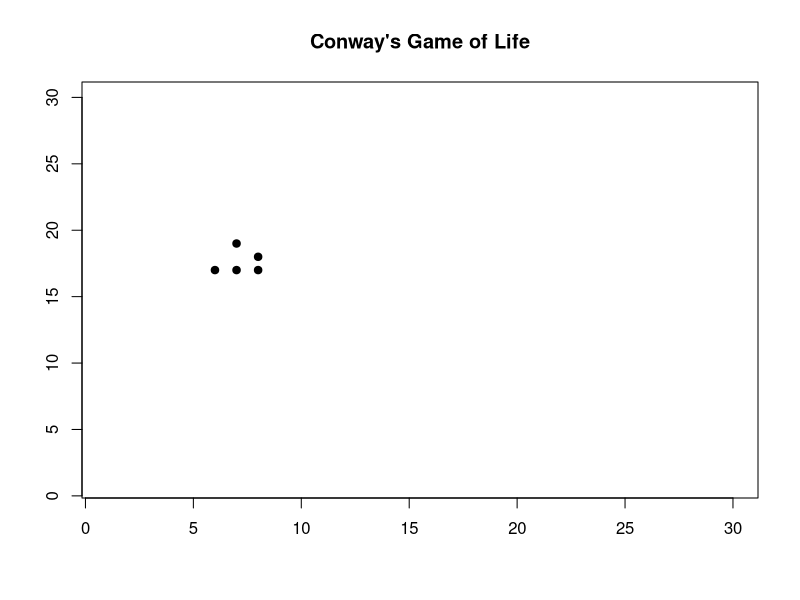
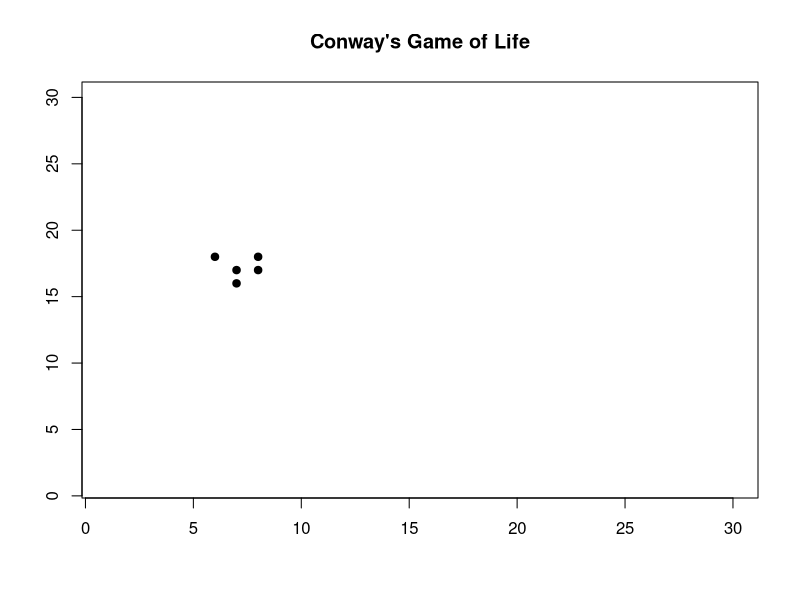
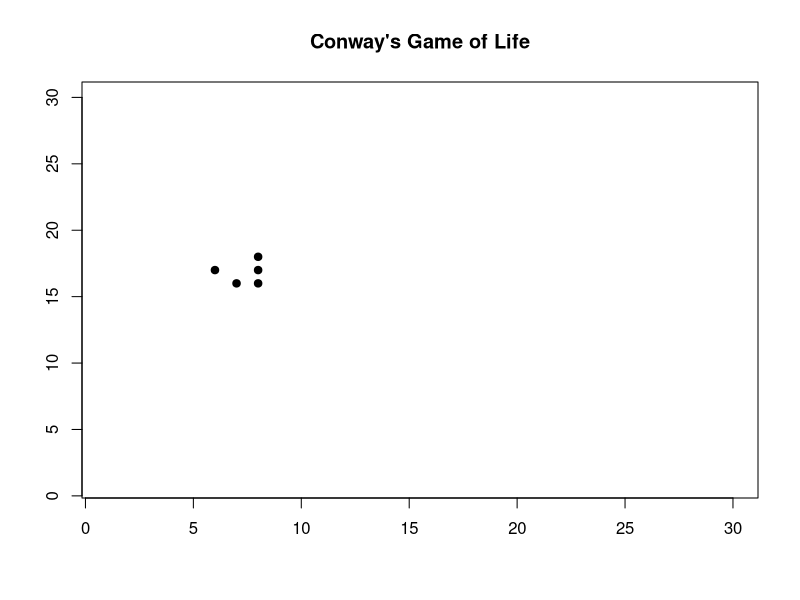
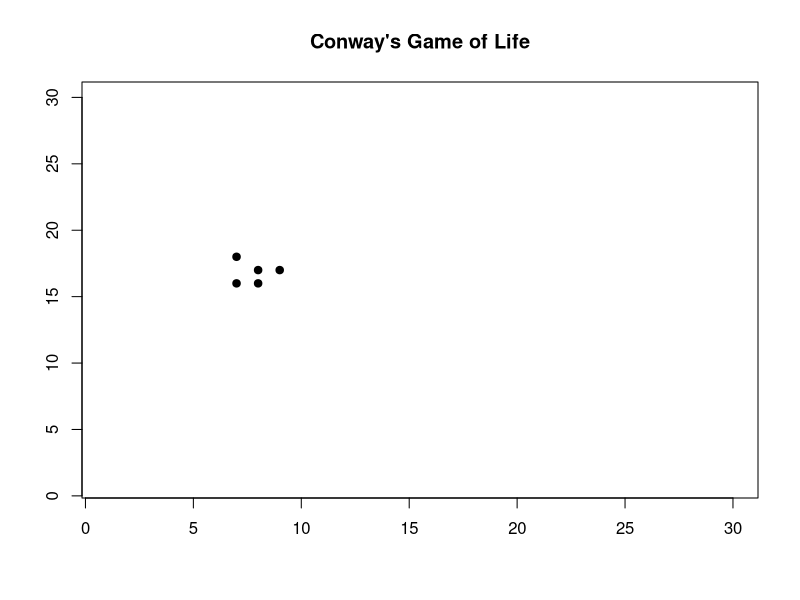
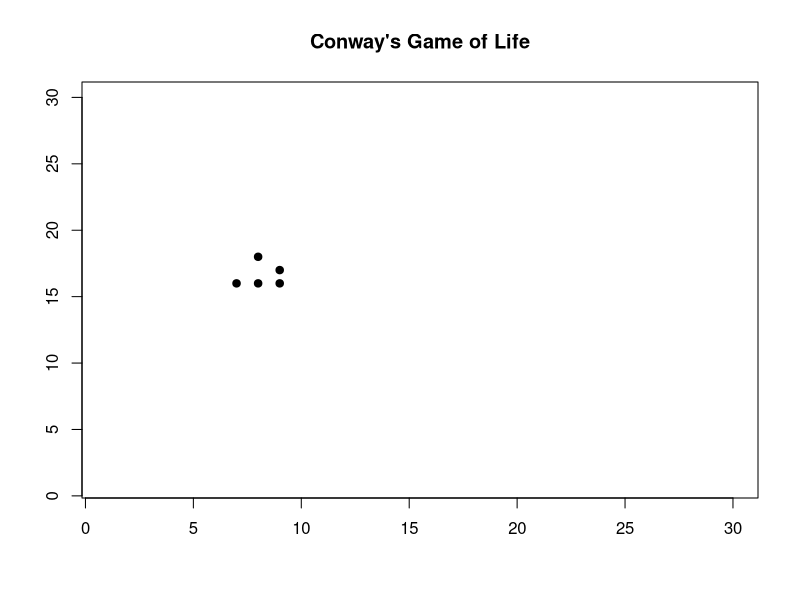
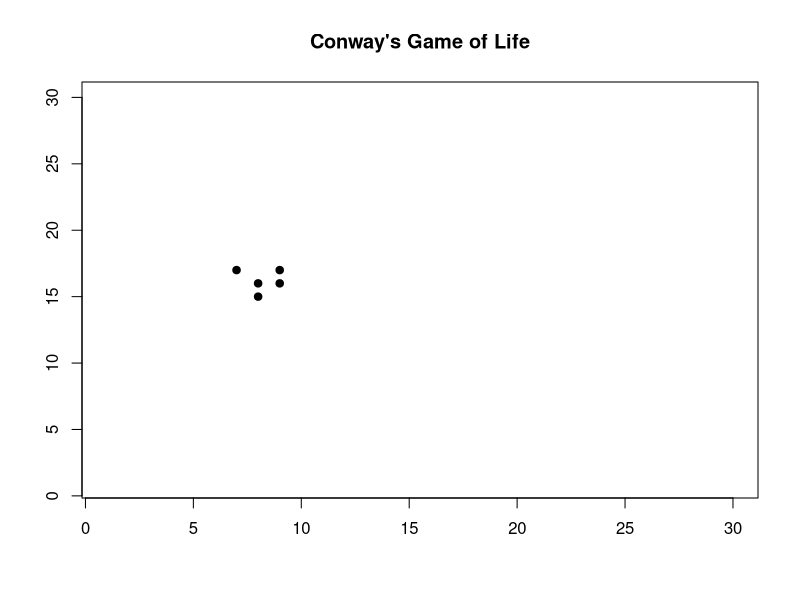
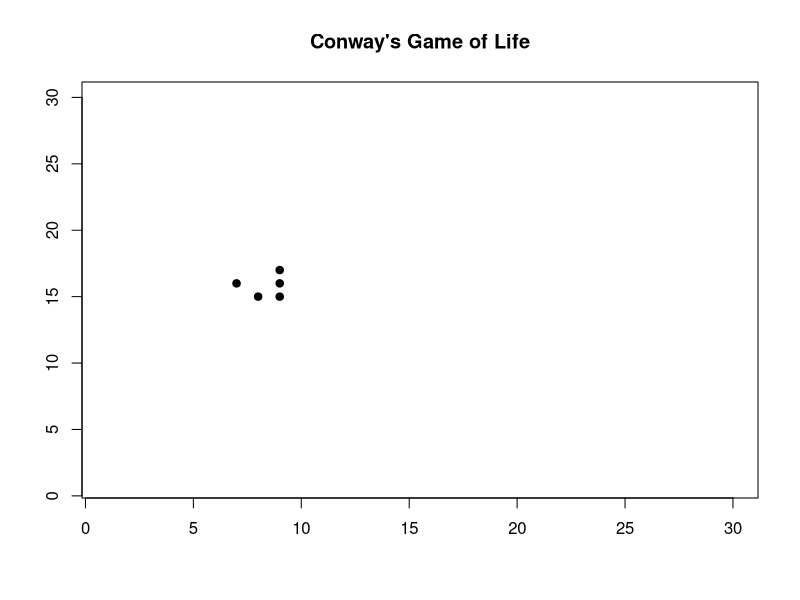
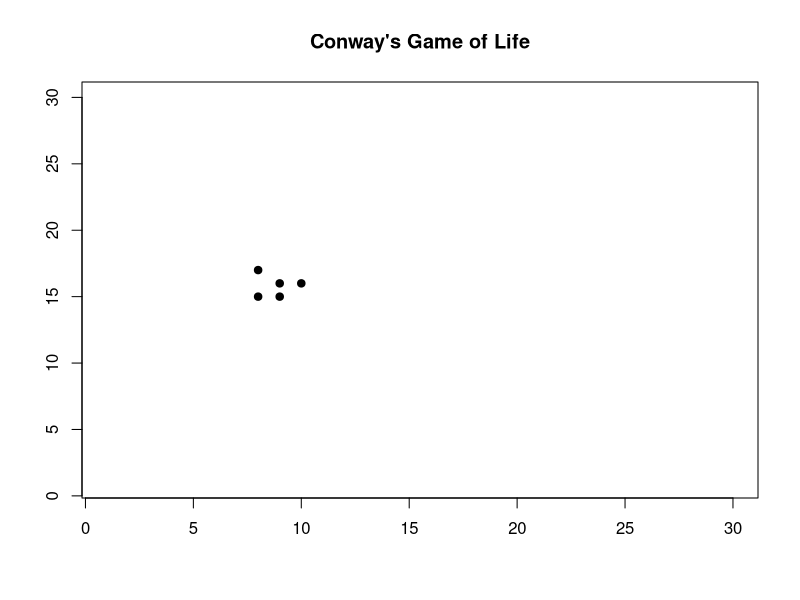

Source code (R) for these figures, in order:

# Conway's Game of Life -- version 1.0
# CPSC 420 -- spring 2016

# Possible states of CA cells.
EMPTY <- 0
POPULATED <- 1

# Dimensions of CA.
height <- 30
width <- 30
num.gen <- 100

# Our system's state.
config <- matrix(
    c(
      0,0,0,0,0,0,0,0,0,0,0,0,0,0,0,0,0,0,0,0,0,0,0,0,0,0,0,0,0,0,
      0,0,0,0,0,0,0,0,0,0,0,0,0,0,0,0,0,0,0,0,0,0,0,0,0,0,0,0,0,0,
      0,0,0,0,0,0,0,0,0,0,0,0,0,0,0,0,0,0,0,0,0,0,0,0,0,0,0,0,0,0,
      0,0,0,0,0,0,0,0,0,0,0,0,0,0,0,0,0,0,0,0,0,0,0,0,0,0,0,0,0,0,
      0,0,0,0,0,0,0,0,0,0,0,0,0,0,0,0,0,0,0,0,0,0,0,0,0,0,0,0,0,0,
      0,0,0,0,0,0,0,0,0,0,0,0,0,0,0,0,0,0,0,0,0,0,0,0,0,0,0,0,0,0,
      0,0,0,0,0,0,0,0,0,0,0,0,0,0,0,0,0,0,0,0,0,0,0,0,0,0,0,0,0,0,
      0,0,0,0,0,0,0,0,0,0,0,0,0,0,0,0,0,0,0,0,0,0,0,0,0,0,0,0,0,0,
      0,0,0,0,0,0,0,0,0,0,0,0,0,0,0,0,0,0,0,0,0,0,0,0,0,0,0,0,0,0,
      0,0,0,0,0,0,0,0,0,0,0,0,0,0,0,0,0,0,0,0,0,0,0,0,0,0,0,0,0,0,
      0,0,0,0,0,0,0,0,0,0,0,0,0,0,0,0,0,0,0,0,0,0,0,0,0,0,0,0,0,0,
      0,0,0,0,0,0,1,0,0,0,0,0,0,0,0,0,0,0,0,0,0,0,0,0,0,0,0,0,0,0,
      0,0,0,0,0,0,0,1,0,0,0,0,0,0,0,0,0,0,0,0,0,0,0,0,0,0,0,0,0,0,
      0,0,0,0,0,1,1,1,0,0,0,0,0,0,0,0,0,0,0,0,0,0,0,0,0,0,0,0,0,0,
      0,0,0,0,0,0,0,0,0,0,0,0,0,0,0,0,0,0,0,0,0,0,0,0,0,0,0,0,0,0,
      0,0,0,0,0,0,0,0,0,0,0,0,0,0,0,0,0,0,0,0,0,0,0,0,0,0,0,0,0,0,
      0,0,0,0,0,0,0,0,0,0,0,0,0,0,0,0,0,0,0,0,0,0,0,0,0,0,0,0,0,0,
      0,0,0,0,0,0,0,0,0,0,0,0,0,0,0,0,0,0,0,0,0,0,0,0,0,0,0,0,0,0,
      0,0,0,0,0,0,0,0,0,0,0,0,0,0,0,0,0,0,0,0,0,0,0,0,0,0,0,0,0,0,
      0,0,0,0,0,0,0,0,0,0,0,0,0,0,0,0,0,0,0,0,0,0,0,0,0,0,0,0,0,0,
      0,0,0,0,0,0,0,0,0,0,0,0,0,0,0,0,0,0,0,0,0,0,0,0,0,0,0,0,0,0,
      0,0,0,0,0,0,0,0,0,0,0,0,0,0,0,0,0,0,0,0,0,0,0,0,0,0,0,0,0,0,
      0,0,0,0,0,0,0,0,0,0,0,0,0,0,0,0,0,0,0,0,0,0,0,0,0,0,0,0,0,0,
      0,0,0,0,0,0,0,0,0,0,0,0,0,0,0,0,0,0,0,0,0,0,0,0,0,0,0,0,0,0,
      0,0,0,0,0,0,0,0,0,0,0,0,0,0,0,0,0,0,0,0,0,0,0,0,0,0,0,0,0,0,
      0,0,0,0,0,0,0,0,0,0,0,0,0,0,0,0,0,0,0,0,0,0,0,0,0,0,0,0,0,0,
      0,0,0,0,0,0,0,0,0,0,0,0,0,0,0,0,0,0,0,0,0,0,0,0,0,0,0,0,0,0,
      0,0,0,0,0,0,0,0,0,0,0,0,0,0,0,0,0,0,0,0,0,0,0,0,0,0,0,0,0,0,
      0,0,0,0,0,0,0,0,0,0,0,0,0,0,0,0,0,0,0,0,0,0,0,0,0,0,0,0,0,0,
      0,0,0,0,0,0,0,0,0,0,0,0,0,0,0,0,0,0,0,0,0,0,0,0,0,0,0,0,0,0
    ), nrow=30, byrow=TRUE)
da.cube <- array(EMPTY,dim=c(height,width,num.gen))
da.cube[,,1] <- config


# Return the number of neighbors that a particular cell has in a specified
# generation. If the cell is on the grid border, do not count its phantom
# cells over the boundary as "neighbors."
num.neighbors <- function(row,col,gen) {
    n <- 0
    # above
    if (row > 1  &&  da.cube[row-1,col,gen] == POPULATED) {  
        n <- n + 1
    }
    # above left
    if (row > 1 && col > 1  && da.cube[row-1,col-1,gen] == POPULATED) {
        n <- n + 1
    }
    # above right
    if (row > 1 && col < width  && da.cube[row-1,col+1,gen] == POPULATED) {
        n <- n + 1
    }
    # left
    if (col > 1  && da.cube[row,col-1,gen] == POPULATED) {
        n <- n + 1
    }
    # right
    if (col < width  && da.cube[row,col+1,gen] == POPULATED) {
        n <- n + 1
    }
    # below 
    if (row < height && da.cube[row+1,col,gen] == POPULATED) {
        n <- n + 1
    }
    # below left
    if (col > 1  && row < height && da.cube[row+1,col-1,gen] == POPULATED) {
        n <- n + 1
    }
    # below right
    if (col < width  && row < height && da.cube[row+1,col+1,gen] == POPULATED) {
        n <- n + 1
    }
    n
}


# Return true only if the cell whose row and column are specified (which
# was presumably populated in the previous generation) should stay
# populated in the current generation.
stay.alive <- function(row,col,prevGen) {
    nn <- num.neighbors(row,col,prevGen)
    if (nn == 2 || nn == 3) {
        return(T)
    } else {
        return(F)
    }
}


# Return true only if the cell whose row and column are specified (which
# was presumably empty in the previous generation) should become populated 
# in the current generation.
spawn <- function(row,col,prevGen) {
    nn <- num.neighbors(row,col,prevGen)
    if (nn == 3) {
        return(T)
    } else {
        return(F)
    }
}


# Return a list of x-coordinates and corresponding y-coordinates for the
# points whose cells in the specific generation are in a certain state
# (default POPULATED).
points.for.grid <- function(gen, value=POPULATED) {
    xcoords <- vector()
    ycoords <- vector()
    for (row in 1:height) {
        for (col in 1:width) {
            if (da.cube[row,col,gen] == value) {
                xcoords <- c(xcoords,col)
                ycoords <- c(ycoords,height-row+1)
            }
        }
    }
    return(list(xcoords,ycoords))
}


# Plot the points for the generation number passed.
plot.gen <- function(gen) {
    Sys.sleep(.4)
    ppg <- points.for.grid(gen)
    plot(ppg[[1]],ppg[[2]],xlim=c(1,width),ylim=c(1,height),pch=19,
        xlab="",ylab="", main="Conway's Game of Life")
}


# Simulate this bad boy.
for (gen in 2:num.gen) {

    # Plot the populated points.
    plot.gen(gen-1)

    for (row in 1:height) {

        for (col in 1:width) {

            # Get the previous value for this row and column.
            prevVal <- da.cube[row,col,gen-1]

            if (prevVal == EMPTY) {
                if (spawn(row,col,gen-1)) {
                    da.cube[row,col,gen] <- POPULATED
                }
            } else if (stay.alive(row,col,gen-1)) {
                    da.cube[row,col,gen] <- POPULATED
            }
        }
    }
}
